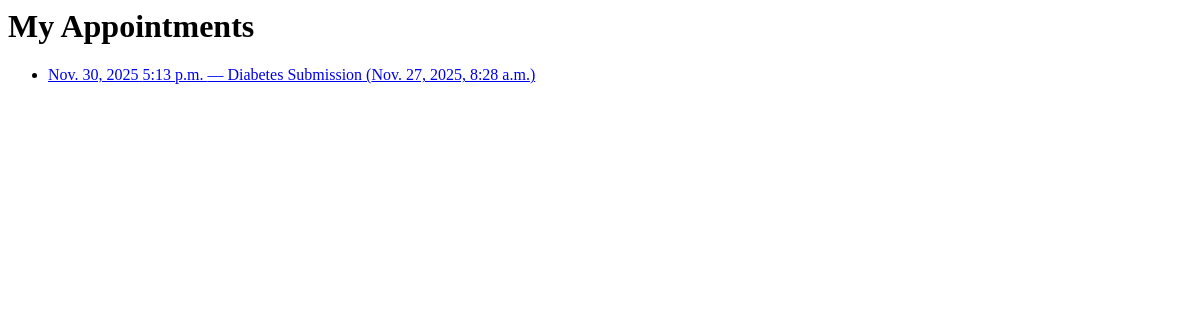
The page /my-appointments/ (signed in) on the database as committed earlier.
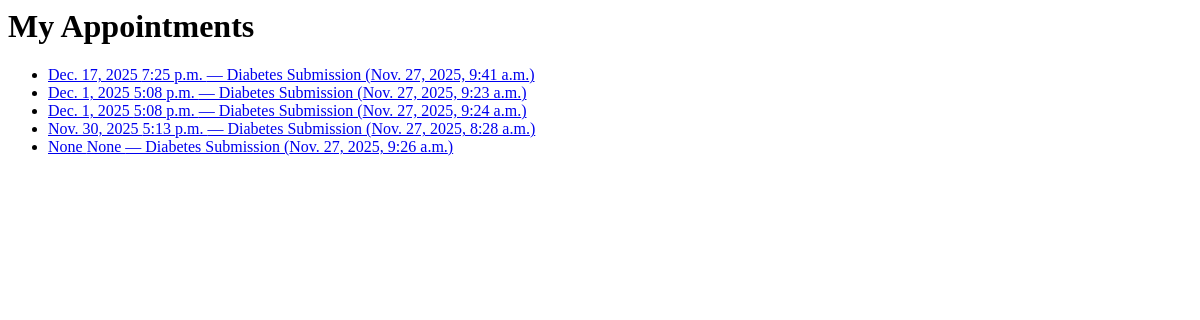
The same page on the database as committed later.
### hospitalApp/models.py (models this page shows, shortened)
class DiabetesSubmission(models.Model):
    user = models.ForeignKey(User, null=True, blank=True, on_delete=models.SET_NULL)
    pregnancies = models.IntegerField(null=True, blank=True)
    glucose = models.FloatField(null=True, blank=True)
    bp = models.FloatField(null=True, blank=True)
    st = models.FloatField(null=True, blank=True)
    insulin = models.FloatField(null=True, blank=True)
    bmi = models.FloatField(null=True, blank=True)
    dp = models.FloatField(null=True, blank=True)
    age = models.IntegerField(null=True, blank=True)
    need_appointment = models.BooleanField(default=False)
    appointment_date = models.DateField(null=True, blank=True)
    appointment_time = models.TimeField(null=True, blank=True)
    created_at = models.DateTimeField(auto_now_add=True)

### hospitalApp/views.py (the view)
# urls.py: path("my-appointments/", views.my_appointments, name="my_appointments"),
@login_required
def my_appointments(request):
    qs = DiabetesSubmission.objects.filter(user=request.user, need_appointment=True).order_by("-appointment_date", "-appointment_time")
    return render(request, "my_appointments.html", {"appointments": qs})

### hospitalApp/templates/my_appointments.html
<h1>My Appointments</h1>
<ul>
  {% for a in appointments %}
    <li>
      <a href="{% url 'appointment_detail' a.pk %}">
        {{ a.appointment_date }} {{ a.appointment_time }} — Diabetes Submission ({{ a.created_at }})
      </a>
    </li>
  {% empty %}
    <li>No appointments found.</li>
  {% endfor %}
</ul>

Rows that differ between the two databases and show on the page:
added DiabetesSubmission: appointment_date "Dec. 17, 2025", appointment_time "7:25 p.m.", created_at "Nov. 27, 2025, 9:41 a.m."
added DiabetesSubmission: appointment_date "Dec. 1, 2025", appointment_time "5:08 p.m.", created_at "Nov. 27, 2025, 9:23 a.m."
added DiabetesSubmission: appointment_date "Dec. 1, 2025", appointment_time "5:08 p.m.", created_at "Nov. 27, 2025, 9:24 a.m."
added DiabetesSubmission: appointment_date "None", appointment_time "None", created_at "Nov. 27, 2025, 9:26 a.m."
